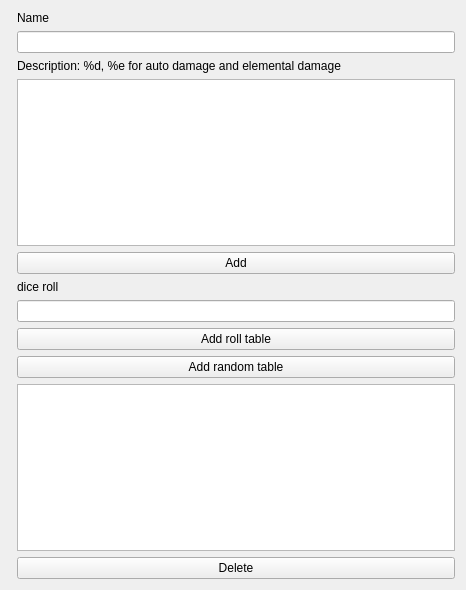
<?xml version="1.0" encoding="UTF-8"?>
<ui version="4.0">
 <class>template_actions</class>
 <widget class="QWidget" name="template_actions">
  <property name="geometry">
   <rect>
    <x>0</x>
    <y>0</y>
    <width>466</width>
    <height>590</height>
   </rect>
  </property>
  <property name="windowTitle">
   <string>Form</string>
  </property>
  <layout class="QFormLayout" name="formLayout">
   <item row="10" column="1">
    <widget class="QPushButton" name="pushButton_random_table">
     <property name="text">
      <string>Add random table</string>
     </property>
    </widget>
   </item>
   <item row="1" column="1">
    <widget class="QLabel" name="label_name">
     <property name="text">
      <string>Name</string>
     </property>
    </widget>
   </item>
   <item row="2" column="1">
    <widget class="QLineEdit" name="lineEdit_name"/>
   </item>
   <item row="4" column="1">
    <widget class="QLabel" name="label_description">
     <property name="text">
      <string>Description: %d, %e for auto damage and elemental damage</string>
     </property>
    </widget>
   </item>
   <item row="5" column="1">
    <widget class="QTextEdit" name="textEdit_description"/>
   </item>
   <item row="6" column="1">
    <widget class="QPushButton" name="pushButton_add">
     <property name="text">
      <string>Add</string>
     </property>
    </widget>
   </item>
   <item row="7" column="1">
    <widget class="QLabel" name="label_dice_roll">
     <property name="text">
      <string>dice roll</string>
     </property>
    </widget>
   </item>
   <item row="8" column="1">
    <widget class="QLineEdit" name="lineEdit_dice_roll"/>
   </item>
   <item row="9" column="1">
    <widget class="QPushButton" name="pushButton_roll_table">
     <property name="text">
      <string>Add roll table</string>
     </property>
    </widget>
   </item>
   <item row="11" column="1">
    <widget class="QTreeView" name="treeView"/>
   </item>
   <item row="12" column="1">
    <widget class="QPushButton" name="pushButton_delete">
     <property name="text">
      <string>Delete</string>
     </property>
    </widget>
   </item>
  </layout>
 </widget>
 <resources/>
 <connections/>
</ui>
